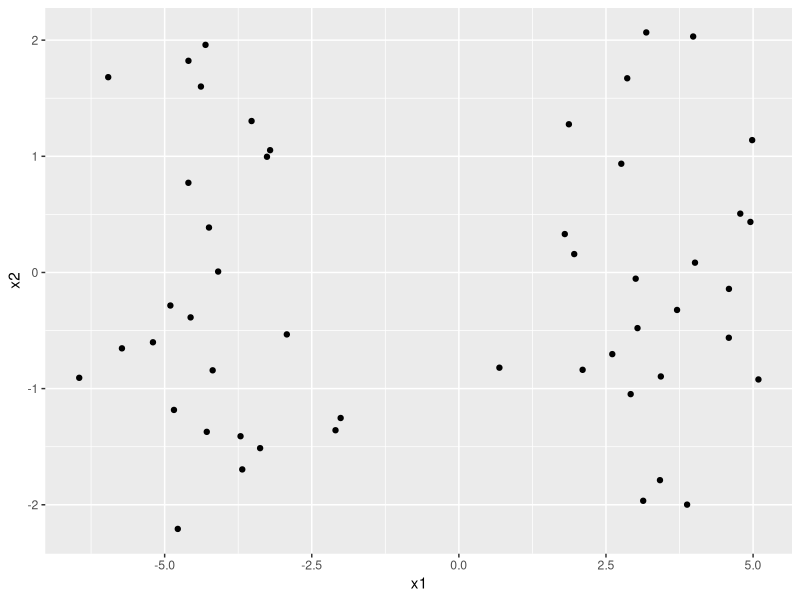
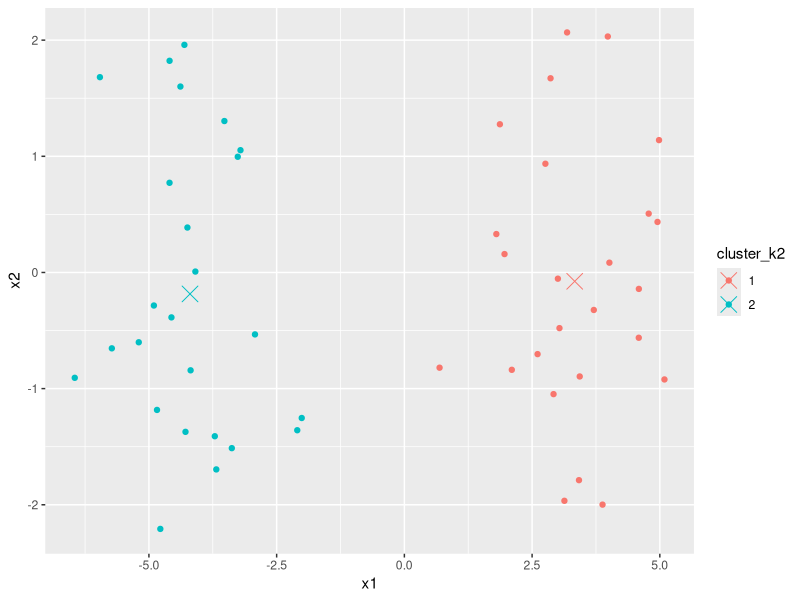
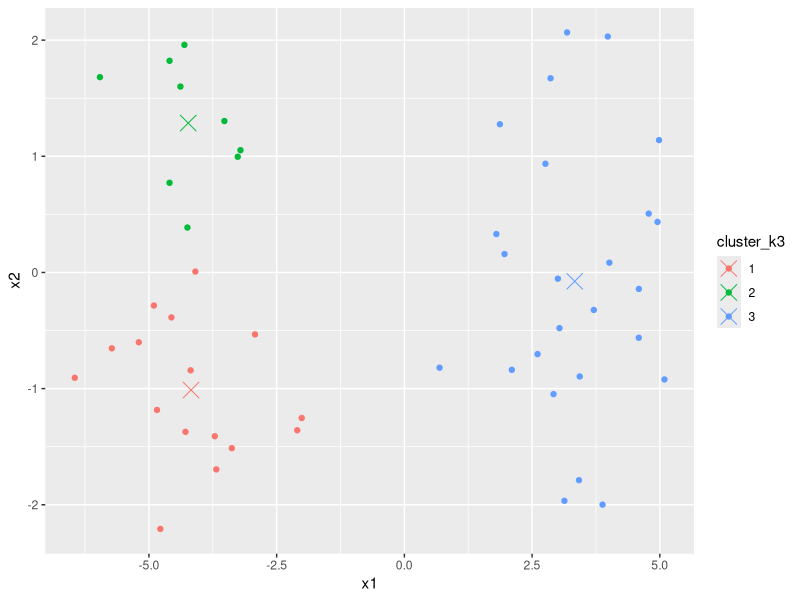

The R source for these figures, in order:
## ---- chunk 1
library(tidyverse)
## ---- chunk 2
set.seed(2)
sim_data <- tibble("obs" = 1:50, "x1" = rnorm(50), "x2" = rnorm(50)) %>%
  mutate(x1 = if_else(obs <= 25, x1 + 3, x1 - 4))

sim_data %>%
  ggplot(aes(x1, x2)) +
  geom_point()
## ---- chunk 3
km_out <- sim_data %>%
  select(-obs) %>%
  kmeans(centers = 2, nstart = 20)

km_out

sim_data <- sim_data %>%
  mutate(cluster_k2 = as.character(km_out$cluster))

cluster_means <- sim_data %>%
  group_by(cluster_k2) %>%
  summarise(x1_mean = mean(x1), x2_mean = mean(x2))

ggplot(sim_data, aes(x1, x2, colour = cluster_k2)) +
  geom_point() +
  geom_point(data = cluster_means, aes(x1_mean, x2_mean), size = 5, shape = 4)
## ---- chunk 4
km_out <- sim_data %>%
  select(-obs) %>%
  kmeans(centers = 3, nstart = 20)

km_out

sim_data <- sim_data %>%
  mutate(cluster_k3 = as.character(km_out$cluster))

cluster_means <- sim_data %>%
  group_by(cluster_k3) %>%
  summarise(x1_mean = mean(x1), x2_mean = mean(x2))

ggplot(sim_data, aes(x1, x2, colour = cluster_k3)) +
  geom_point() +
  geom_point(data = cluster_means, aes(x1_mean, x2_mean), size = 5, shape = 4)
